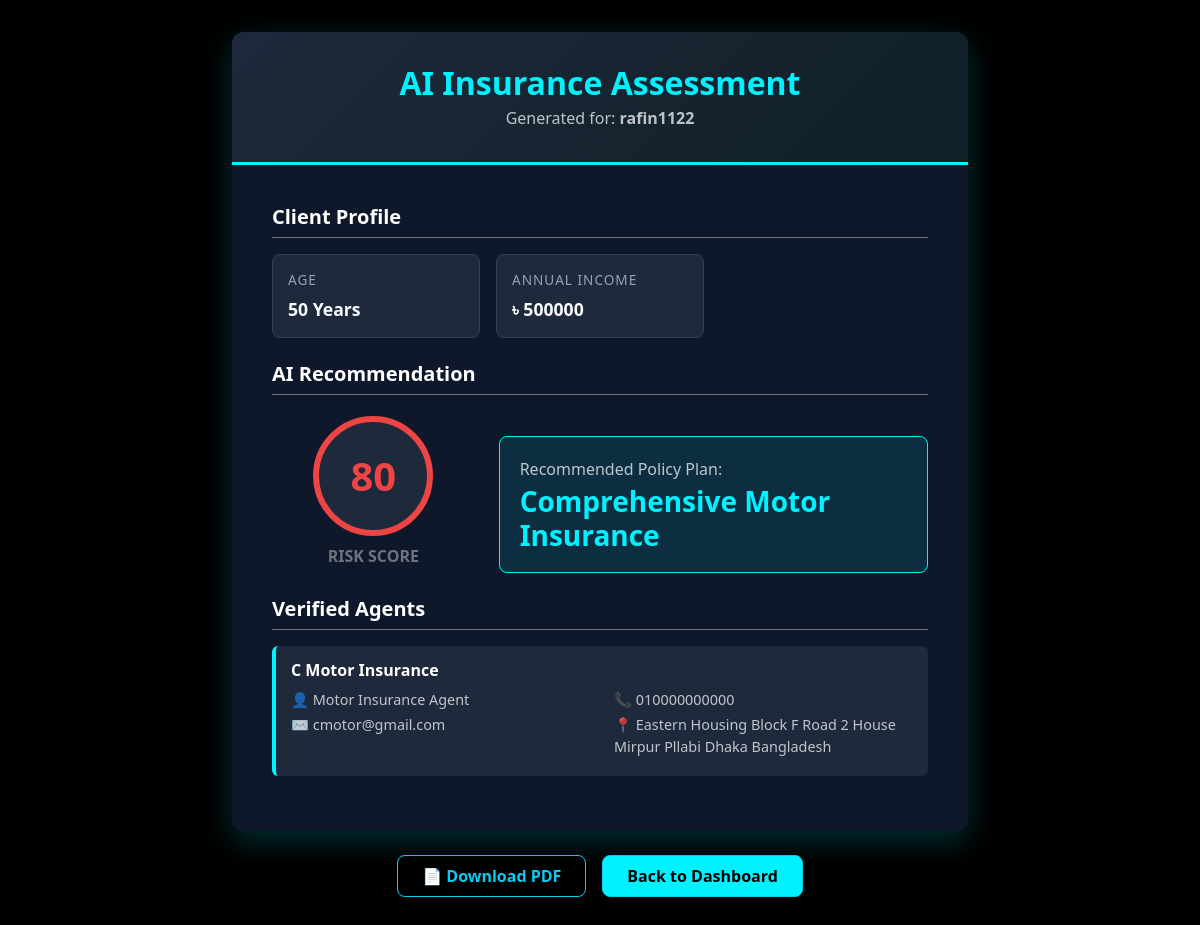
/view-history/1/ (signed in), run on the app's committed database.
### recommender/models.py (models this page shows, shortened)
class InsuranceHistory(models.Model):
    user = models.ForeignKey(User, on_delete=models.CASCADE)
    age = models.IntegerField()
    income = models.IntegerField()
    risk_score = models.IntegerField()
    recommended_policy = models.CharField(max_length=100)
    date_saved = models.DateTimeField(auto_now_add=True)

class InsuranceAgent(models.Model):
    policy_name = models.CharField(max_length=100) # Jemon: Premium Health Insurance
    company_name = models.CharField(max_length=100)
    agent_name = models.CharField(max_length=100)
    contact_number = models.CharField(max_length=20)
    email = models.EmailField()
    office_address = models.TextField()

### recommender/views.py (the view)
# urls.py: path('view-history/<int:id>/', views.view_history, name='view_history'),
@login_required(login_url='login_page')
def view_history(request, id):
    history_item = InsuranceHistory.objects.get(id=id, user=request.user)
    agents = InsuranceAgent.objects.filter(policy_name=history_item.recommended_policy)
    context = {
        'age': history_item.age,
        'income': history_item.income,
        'risk_score': history_item.risk_score,
        'policy': history_item.recommended_policy,
        'agents': agents,
        'date': history_item.date_saved,
        'is_new_prediction': False
    }
    return render(request, 'result.html', context)

### templates/result.html (shortened to what this page needs)
<!DOCTYPE html>
<html lang="en">
<head>
    <link href="https://cdn.jsdelivr.net/npm/bootstrap@5.3.0/dist/css/bootstrap.min.css" rel="stylesheet">
</head>
<body>
    <div class="container">
        <div class="row justify-content-center">
            <div class="col-md-10 col-lg-8">
                <div id="pdf-content">
                    <div class="report-header">
                        <h2 class="fw-bold mb-1" style="color: #00f2fe;">AI Insurance Assessment</h2>
                        <p class="mb-0 text-light opacity-75">Generated for: <strong>{{ request.user.username }}</strong></p>
                    </div>
                    <div class="report-body">
                        <h5 class="mb-3 fw-bold border-bottom border-secondary pb-2">Client Profile</h5>
                        <div class="row g-3 mb-4">
                            <div class="col-md-4 col-sm-6">
                                <div class="detail-box">
                                    <div class="detail-label">Age</div>
                                    <div class="detail-value">{{ age }} Years</div>
                                </div>
                            </div>
                            <div class="col-md-4 col-sm-6">
                                <div class="detail-box">
                                    <div class="detail-label">Annual Income</div>
                                    <div class="detail-value">৳ {{ income }}</div>
                                </div>
                            </div>
                        </div>
                        <h5 class="mb-3 fw-bold border-bottom border-secondary pb-2">AI Recommendation</h5>
                        <div class="row align-items-center mb-4">
                            <div class="col-md-4 text-center mb-3 mb-md-0">
                                <div class="risk-circle {% if risk_score > 70 %}high-risk{% elif risk_score > 40 %}med-risk{% else %}low-risk{% endif %}">
                                    {{ risk_score }}
                                </div>
                                <div class="mt-2 text-secondary fw-bold">RISK SCORE</div>
                            </div>
                            <div class="col-md-8">
                                <div class="policy-banner text-center text-md-start">
                                    <p class="text-light opacity-75 mb-1">Recommended Policy Plan:</p>
                                    <h3 style="color: #00f2fe;" class="fw-bold mb-0">{{ policy }}</h3>
                                </div>
                            </div>
                        </div>
                        <h5 class="mb-3 fw-bold border-bottom border-secondary pb-2">Verified Agents</h5>
                        {% if agents %}
                            {% for agent in agents %}
                                <div class="agent-card">
                                    <h6 class="fw-bold mb-2 text-white">{{ agent.company_name }}</h6>
                                    <div class="row text-light opacity-75" style="font-size: 0.9rem;">
                                        <div class="col-sm-6 mb-1">👤 {{ agent.agent_name }}</div>
                                        <div class="col-sm-6 mb-1">📞 {{ agent.contact_number }}</div>
                                        <div class="col-sm-6 mb-1">✉️ {{ agent.email }}</div>
                                        <div class="col-sm-6 mb-1">📍 {{ agent.office_address }}</div>
                                    </div>
                                </div>
                            {% endfor %}
                        {% else %}
                            <p class="text-warning">No agents currently available for this policy.</p>
                        {% endif %}
                    </div>
                </div>
                <div class="d-flex justify-content-center gap-3 mt-4">
                    <button onclick="downloadPDF()" class="btn btn-outline-info px-4 py-2 fw-bold" style="border-radius: 8px;">
                        📄 Download PDF
                    </button>
                    <a href="{% url 'home' %}" class="btn btn-info px-4 py-2 fw-bold" style="border-radius: 8px; background: #00f2fe; color: #000;">
                        Back to Dashboard
                    </a>
                </div>
            </div>
        </div>
    </div>
</body>
</html>

### templates/result.html (style rules this page uses)
body { background: #000000; color: #ffffff; font-family: 'Segoe UI', Tahoma, Geneva, Verdana, sans-serif; min-height: 100vh; display: flex; align-items: center; padding: 2rem 0; }
#pdf-content { background-color: #0f172a !important; color: #ffffff !important; border-radius: 12px; overflow: hidden; box-shadow: 0 10px 30px rgba(0, 242, 254, 0.2); }
.report-header { background: linear-gradient(135deg, #1e293b, #0f2027); border-bottom: 3px solid #00f2fe; padding: 2rem; text-align: center; }
.report-body { padding: 2.5rem; background-color: #0f172a !important; }
.detail-box { background-color: #1e293b !important; border: 1px solid #334155; border-radius: 8px; padding: 15px; height: 100%; }
.detail-label { font-size: 0.85rem; color: #94a3b8; text-transform: uppercase; letter-spacing: 1px; margin-bottom: 5px; }
.detail-value { font-size: 1.1rem; color: #f8fafc; font-weight: 600; margin-bottom: 0; }
.risk-circle { width: 120px; height: 120px; border-radius: 50%; display: flex; align-items: center; justify-content: center; font-size: 2.5rem; font-weight: bold; margin: 0 auto; border: 6px solid; background: #1e293b; }
.high-risk { border-color: #ef4444; color: #ef4444; }
.policy-banner { background: rgba(0, 242, 254, 0.1) !important; border: 1px solid #00f2fe; border-radius: 8px; padding: 20px; margin-top: 25px; }
.agent-card { background-color: #1e293b !important; border-left: 4px solid #00f2fe; border-radius: 6px; padding: 15px; margin-bottom: 15px; }

### data on the page
InsuranceHistory: recommended_policy "Comprehensive Motor Insurance"
InsuranceAgent: company_name "C Motor Insurance", agent_name "Motor Insurance Agent", contact_number "010000000000", email "cmotor@gmail.com", office_address "Eastern Housing Block F Road 2 House Mirpur Pllabi Dhaka Bangladesh"

### other printed values
{{ request.user.username }} "rafin1122"
{{ age }} "50"
{{ income }} "500000"
{{ risk_score }} "80"
